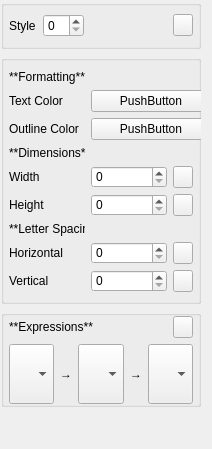
     <widget class="QFrame" name="expressions">
      <property name="sizePolicy">
       <sizepolicy hsizetype="Preferred" vsizetype="Expanding">
        <horstretch>0</horstretch>
        <verstretch>0</verstretch>
       </sizepolicy>
      </property>
      <property name="maximumSize">
       <size>
        <width>200</width>
        <height>16777215</height>
       </size>
      </property>
      <layout class="QVBoxLayout" name="verticalLayout">
       <property name="sizeConstraint">
        <enum>QLayout::SizeConstraint::SetMaximumSize</enum>
       </property>
       <property name="leftMargin">
        <number>1</number>
       </property>
       <property name="topMargin">
        <number>0</number>
       </property>
       <property name="bottomMargin">
        <number>1</number>
       </property>
       <item>
        <widget class="QGroupBox" name="horizontalGroupBox">
         <property name="palette">
          <palette>
           <active/>
           <inactive/>
           <disabled>
            <colorrole role="Highlight">
             <brush brushstyle="SolidPattern">
              <color alpha="150">
               <red>228</red>
               <green>20</green>
               <blue>100</blue>
              </color>
             </brush>
            </colorrole>
           </disabled>
          </palette>
         </property>
         <property name="title">
          <string/>
         </property>
         <property name="flat">
          <bool>false</bool>
         </property>
         <property name="checkable">
          <bool>false</bool>
         </property>
         <layout class="QHBoxLayout" name="exp_index" stretch="0,0,0,0,0">
          <property name="spacing">
           <number>7</number>
          </property>
          <property name="leftMargin">
           <number>5</number>
          </property>
          <property name="topMargin">
           <number>8</number>
          </property>
          <property name="rightMargin">
           <number>5</number>
          </property>
          <item>
           <widget class="QLabel" name="expressionLabel">
            <property name="sizePolicy">
             <sizepolicy hsizetype="Minimum" vsizetype="Preferred">
              <horstretch>0</horstretch>
              <verstretch>0</verstretch>
             </sizepolicy>
            </property>
            <property name="minimumSize">
             <size>
              <width>0</width>
              <height>0</height>
             </size>
            </property>
            <property name="text">
             <string>Style</string>
            </property>
            <property name="alignment">
             <set>Qt::AlignmentFlag::AlignLeading|Qt::AlignmentFlag::AlignLeft|Qt::AlignmentFlag::AlignVCenter</set>
            </property>
           </widget>
          </item>
          <item>
           <widget class="QSpinBox" name="selected_expr">
            <property name="frame">
             <bool>true</bool>
            </property>
            <property name="alignment">
             <set>Qt::AlignmentFlag::AlignLeading|Qt::AlignmentFlag::AlignLeft|Qt::AlignmentFlag::AlignVCenter</set>
            </property>
            <property name="buttonSymbols">
             <enum>QAbstractSpinBox::ButtonSymbols::UpDownArrows</enum>
            </property>
            <property name="correctionMode">
             <enum>QAbstractSpinBox::CorrectionMode::CorrectToPreviousValue</enum>
            </property>
            <property name="prefix">
             <string/>
            </property>
            <property name="value">
             <number>0</number>
            </property>
            <property name="displayIntegerBase">
             <number>10</number>
            </property>
           </widget>
          </item>
          <item>
           <widget class="QLabel" name="num_expressions">
            <property name="sizePolicy">
             <sizepolicy hsizetype="Minimum" vsizetype="Preferred">
              <horstretch>0</horstretch>
              <verstretch>0</verstretch>
             </sizepolicy>
            </property>
            <property name="text">
             <string/>
            </property>
            <property name="alignment">
             <set>Qt::AlignmentFlag::AlignLeading|Qt::AlignmentFlag::AlignLeft|Qt::AlignmentFlag::AlignVCenter</set>
            </property>
           </widget>
          </item>
          <item>
           <spacer name="horizontalSpacer">
            <property name="orientation">
             <enum>Qt::Orientation::Horizontal</enum>
            </property>
            <property name="sizeHint" stdset="0">
             <size>
              <width>40</width>
              <height>20</height>
             </size>
            </property>
           </spacer>
          </item>
          <item>
           <widget class="QPushButton" name="sel_expr_revert">
            <property name="maximumSize">
             <size>
              <width>20</width>
              <height>16777215</height>
             </size>
            </property>
            <property name="text">
             <string/>
            </property>
            <property name="icon">
             <iconset theme="document-revert"/>
            </property>
           </widget>
          </item>
         </layout>
        </widget>
       </item>
       <item>
        <widget class="QGroupBox" name="fields">
         <property name="minimumSize">
          <size>
           <width>0</width>
           <height>0</height>
          </size>
         </property>
         <property name="maximumSize">
          <size>
           <width>200</width>
           <height>16777215</height>
          </size>
         </property>
         <layout class="QGridLayout" name="gridLayout" rowstretch="1,0,0,0,0,0,0,0,0,0">
          <property name="sizeConstraint">
           <enum>QLayout::SizeConstraint::SetMaximumSize</enum>
          </property>
          <property name="leftMargin">
           <number>5</number>
          </property>
          <property name="rightMargin">
           <number>5</number>
          </property>
          <item row="9" column="0">
           <widget class="QLabel" name="label_11">
            <property name="text">
             <string>Vertical</string>
            </property>
           </widget>
          </item>
          <item row="2" column="0">
           <widget class="QLabel" name="label_5">
            <property name="text">
             <string>Text Color</string>
            </property>
           </widget>
          </item>
          <item row="5" column="0">
           <widget class="QLabel" name="label_7">
            <property name="text">
             <string>Width</string>
            </property>
           </widget>
          </item>
          <item row="9" column="1">
           <widget class="QSpinBox" name="expr_vp">
            <property name="styleSheet">
             <string notr="true">QSpinBox {
        padding-top: 0px;
        padding-bottom: 0px;
        margin-top: 0px;
        margin-bottom: 0px;
    }</string>
            </property>
            <property name="maximum">
             <number>255</number>
            </property>
           </widget>
          </item>
          <item row="2" column="2">
           <spacer name="horizontalSpacer_2">
            <property name="orientation">
             <enum>Qt::Orientation::Horizontal</enum>
            </property>
            <property name="sizeHint" stdset="0">
             <size>
              <width>5</width>
              <height>20</height>
             </size>
            </property>
           </spacer>
          </item>
          <item row="6" column="4">
           <widget class="QPushButton" name="height_revert">
            <property name="maximumSize">
             <size>
              <width>20</width>
              <height>16777215</height>
             </size>
            </property>
            <property name="text">
             <string/>
            </property>
            <property name="icon">
             <iconset theme="document-revert"/>
            </property>
           </widget>
          </item>
          <item row="3" column="4">
           <widget class="QPushButton" name="outline_revert">
            <property name="maximumSize">
             <size>
              <width>20</width>
              <height>16777215</height>
             </size>
            </property>
            <property name="text">
             <string/>
            </property>
            <property name="icon">
             <iconset theme="document-revert"/>
            </property>
           </widget>
          </item>
          <item row="6" column="1">
           <widget class="QSpinBox" name="expr_height">
            <property name="styleSheet">
             <string notr="true">QSpinBox {
        padding-top: 0px;
        padding-bottom: 0px;
        margin-top: 0px;
        margin-bottom: 0px;
    }</string>
            </property>
            <property name="maximum">
             <number>255</number>
            </property>
           </widget>
          </item>
          <item row="8" column="1">
           <widget class="QSpinBox" name="expr_hp">
            <property name="styleSheet">
             <string notr="true">QSpinBox {
        padding-top: 0px;
        padding-bottom: 0px;
        margin-top: 0px;
        margin-bottom: 0px;
    }</string>
            </property>
            <property name="maximum">
             <number>255</number>
            </property>
           </widget>
          </item>
          <item row="5" column="1">
           <widget class="QSpinBox" name="expr_width">
            <property name="styleSheet">
             <string notr="true">QSpinBox {
        padding-top: 0px;
        padding-bottom: 0px;
        margin-top: 0px;
        margin-bottom: 0px;
    }</string>
            </property>
            <property name="maximum">
             <number>255</number>
            </property>
           </widget>
          </item>
          <item row="0" column="0">
           <widget class="QLabel" name="label_8">
            <property name="sizePolicy">
             <sizepolicy hsizetype="Fixed" vsizetype="Fixed">
              <horstretch>0</horstretch>
              <verstretch>0</verstretch>
             </sizepolicy>
            </property>
            <property name="frameShape">
             <enum>QFrame::Shape::NoFrame</enum>
            </property>
            <property name="text">
             <string>**Formatting**</string>
            </property>
            <property name="textFormat">
             <enum>Qt::TextFormat::MarkdownText</enum>
            </property>
           </widget>
          </item>
          <item row="2" column="4">
           <widget class="QPushButton" name="color_revert">
            <property name="maximumSize">
             <size>
              <width>20</width>
              <height>16777215</height>
             </size>
            </property>
            <property name="text">
             <string/>
            </property>
            <property name="icon">
             <iconset theme="document-revert"/>
            </property>
           </widget>
          </item>
          <item row="5" column="4">
           <widget class="QPushButton" name="width_revert">
            <property name="maximumSize">
             <size>
              <width>20</width>
              <height>16777215</height>
             </size>
            </property>
            <property name="text">
             <string/>
            </property>
            <property name="icon">
             <iconset theme="document-revert"/>
            </property>
           </widget>
          </item>
          <item row="6" column="0">
           <widget class="QLabel" name="label_9">
            <property name="text">
             <string>Height</string>
            </property>
           </widget>
          </item>
          <item row="2" column="1">
           <widget class="ColorButton" name="expr_color">
            <property name="sizePolicy">
             <sizepolicy hsizetype="MinimumExpanding" vsizetype="Fixed">
              <horstretch>0</horstretch>
              <verstretch>0</verstretch>
             </sizepolicy>
            </property>
            <property name="minimumSize">
             <size>
              <width>120</width>
              <height>0</height>
             </size>
            </property>
            <property name="maximumSize">
             <size>
              <width>120</width>
              <height>16777215</height>
             </size>
            </property>
            <property name="baseSize">
             <size>
              <width>0</width>
              <height>0</height>
             </size>
            </property>
            <property name="text">
             <string>PushButton</string>
            </property>
            <property name="checkable">
             <bool>false</bool>
            </property>
            <property name="checked">
             <bool>false</bool>
            </property>
            <property name="autoRepeat">
             <bool>false</bool>
            </property>
            <property name="autoDefault">
             <bool>false</bool>
            </property>
           </widget>
          </item>
          <item row="3" column="0">
           <widget class="QLabel" name="label_6">
            <property name="text">
             <string>Outline Color</string>
            </property>
           </widget>
          </item>
          <item row="7" column="0">
           <widget class="QLabel" name="label_13">
            <property name="sizePolicy">
             <sizepolicy hsizetype="Fixed" vsizetype="Fixed">
              <horstretch>0</horstretch>
              <verstretch>0</verstretch>
             </sizepolicy>
            </property>
            <property name="text">
             <string>**Letter Spacing**</string>
            </property>
            <property name="textFormat">
             <enum>Qt::TextFormat::MarkdownText</enum>
            </property>
           </widget>
          </item>
          <item row="8" column="4">
           <widget class="QPushButton" name="hp_revert">
            <property name="maximumSize">
             <size>
              <width>20</width>
              <height>16777215</height>
             </size>
            </property>
            <property name="text">
             <string/>
            </property>
            <property name="icon">
             <iconset theme="document-revert"/>
            </property>
           </widget>
          </item>
          <item row="4" column="0">
           <widget class="QLabel" name="label_12">
            <property name="sizePolicy">
             <sizepolicy hsizetype="Fixed" vsizetype="Fixed">
              <horstretch>0</horstretch>
              <verstretch>0</verstretch>
             </sizepolicy>
            </property>
            <property name="frameShape">
             <enum>QFrame::Shape::NoFrame</enum>
            </property>
            <property name="frameShadow">
             <enum>QFrame::Shadow::Plain</enum>
            </property>
            <property name="text">
             <string>**Dimensions**</string>
            </property>
            <property name="textFormat">
             <enum>Qt::TextFormat::MarkdownText</enum>
            </property>
           </widget>
          </item>
          <item row="8" column="0">
           <widget class="QLabel" name="label_10">
            <property name="text">
             <string>Horizontal</string>
            </property>
           </widget>
          </item>
          <item row="3" column="1">
           <widget class="ColorButton" name="expr_outline">
            <property name="sizePolicy">
             <sizepolicy hsizetype="MinimumExpanding" vsizetype="Fixed">
              <horstretch>0</horstretch>
              <verstretch>0</verstretch>
             </sizepolicy>
            </property>
            <property name="minimumSize">
             <size>
              <width>120</width>
              <height>0</height>
             </size>
            </property>
            <property name="maximumSize">
             <size>
              <width>120</width>
              <height>16777215</height>
             </size>
            </property>
            <property name="baseSize">
             <size>
              <width>0</width>
              <height>0</height>
             </size>
            </property>
            <property name="text">
             <string>PushButton</string>
            </property>
            <property name="checkable">
             <bool>false</bool>
            </property>
            <property name="checked">
             <bool>false</bool>
            </property>
           </widget>
          </item>
          <item row="3" column="3">
           <spacer name="horizontalSpacer_3">
            <property name="orientation">
             <enum>Qt::Orientation::Horizontal</enum>
            </property>
            <property name="sizeHint" stdset="0">
             <size>
              <width>5</width>
              <height>20</height>
             </size>
            </property>
           </spacer>
          </item>
          <item row="9" column="4">
           <widget class="QToolButton" name="vp_revert">
            <property name="maximumSize">
             <size>
              <width>20</width>
              <height>16777215</height>
             </size>
            </property>
            <property name="text">
             <string/>
            </property>
            <property name="icon">
             <iconset theme="document-revert"/>
            </property>
           </widget>
          </item>
         </layout>
        </widget>
       </item>
       <item>
        <widget class="QGroupBox" name="states_2">
         <property name="sizePolicy">
          <sizepolicy hsizetype="Maximum" vsizetype="Preferred">
           <horstretch>0</horstretch>
           <verstretch>0</verstretch>
          </sizepolicy>
         </property>
         <property name="maximumSize">
          <size>
           <width>200</width>
           <height>16777215</height>
          </size>
         </property>
         <layout class="QVBoxLayout" name="verticalLayout_8">
          <property name="sizeConstraint">
           <enum>QLayout::SizeConstraint::SetMaximumSize</enum>
          </property>
          <property name="leftMargin">
           <number>5</number>
          </property>
          <property name="topMargin">
           <number>0</number>
          </property>
          <property name="rightMargin">
           <number>5</number>
          </property>
          <property name="bottomMargin">
           <number>0</number>
          </property>
          <item>
           <layout class="QHBoxLayout" name="horizontalLayout_5">
            <property name="topMargin">
             <number>0</number>
            </property>
            <item>
             <widget class="QLabel" name="label_16">
              <property name="sizePolicy">
               <sizepolicy hsizetype="Fixed" vsizetype="Fixed">
                <horstretch>0</horstretch>
                <verstretch>0</verstretch>
               </sizepolicy>
              </property>
              <property name="text">
               <string>**Expressions**</string>
              </property>
              <property name="textFormat">
               <enum>Qt::TextFormat::MarkdownText</enum>
              </property>
             </widget>
            </item>
            <item>
             <spacer name="horizontalSpacer_4">
              <property name="orientation">
               <enum>Qt::Orientation::Horizontal</enum>
              </property>
              <property name="sizeHint" stdset="0">
               <size>
                <width>40</width>
                <height>0</height>
               </size>
              </property>
             </spacer>
            </item>
            <item>
             <widget class="QPushButton" name="expr_phil_revert">
              <property name="maximumSize">
               <size>
                <width>20</width>
                <height>16777215</height>
               </size>
              </property>
              <property name="text">
               <string/>
              </property>
              <property name="icon">
               <iconset theme="document-revert"/>
              </property>
             </widget>
            </item>
           </layout>
          </item>
          <item>
           <layout class="QHBoxLayout" name="horizontalLayout_3">
            <property name="topMargin">
             <number>0</number>
            </property>
            <item>
             <widget class="QComboBox" name="start_expr">
              <property name="sizePolicy">
               <sizepolicy hsizetype="Expanding" vsizetype="Fixed">
                <horstretch>0</horstretch>
                <verstretch>0</verstretch>
               </sizepolicy>
              </property>
              <property name="minimumSize">
               <size>
                <width>28</width>
                <height>60</height>
               </size>
              </property>
              <property name="editable">
               <bool>false</bool>
              </property>
              <property name="currentText">
               <string/>
              </property>
              <property name="maxVisibleItems">
               <number>10</number>
              </property>
              <property name="maxCount">
               <number>6</number>
              </property>
              <property name="iconSize">
               <size>
                <width>40</width>
                <height>64</height>
               </size>
              </property>
              <item>
               <property name="text">
                <string/>
               </property>
               <property name="icon">
                <iconset resource="xmsg_resources.qrc">
                 <normaloff>:/icons/Talking/Neutral.PNG</normaloff>:/icons/Talking/Neutral.PNG</iconset>
               </property>
              </item>
              <item>
               <property name="text">
                <string/>
               </property>
               <property name="icon">
                <iconset resource="xmsg_resources.qrc">
                 <normaloff>:/icons/Start⁄End/Laughing.PNG</normaloff>:/icons/Start⁄End/Laughing.PNG</iconset>
               </property>
              </item>
              <item>
               <property name="text">
                <string/>
               </property>
               <property name="icon">
                <iconset resource="xmsg_resources.qrc">
                 <normaloff>:/icons/Start⁄End/Startled.PNG</normaloff>:/icons/Start⁄End/Startled.PNG</iconset>
               </property>
              </item>
              <item>
               <property name="text">
                <string/>
               </property>
               <property name="icon">
                <iconset resource="xmsg_resources.qrc">
                 <normaloff>:/icons/Start⁄End/Crying.PNG</normaloff>:/icons/Start⁄End/Crying.PNG</iconset>
               </property>
              </item>
              <item>
               <property name="text">
                <string/>
               </property>
               <property name="icon">
                <iconset resource="xmsg_resources.qrc">
                 <normaloff>:/icons/Start⁄End/Excited.PNG</normaloff>:/icons/Start⁄End/Excited.PNG</iconset>
               </property>
              </item>
              <item>
               <property name="text">
                <string/>
               </property>
               <property name="icon">
                <iconset resource="xmsg_resources.qrc">
                 <normaloff>:/icons/Start⁄End/Clapping.PNG</normaloff>:/icons/Start⁄End/Clapping.PNG</iconset>
               </property>
              </item>
             </widget>
            </item>
            <item>
             <widget class="QLabel" name="label_15">
              <property name="text">
               <string>→</string>
              </property>
             </widget>
            </item>
            <item>
             <widget class="QComboBox" name="middle_expr">
              <property name="sizePolicy">
               <sizepolicy hsizetype="Expanding" vsizetype="Fixed">
                <horstretch>0</horstretch>
                <verstretch>0</verstretch>
               </sizepolicy>
              </property>
              <property name="minimumSize">
               <size>
                <width>28</width>
                <height>60</height>
               </size>
              </property>
              <property name="iconSize">
               <size>
                <width>40</width>
                <height>64</height>
               </size>
              </property>
              <item>
               <property name="text">
                <string/>
               </property>
               <property name="icon">
                <iconset resource="xmsg_resources.qrc">
                 <normaloff>:/icons/Talking/Neutral.PNG</normaloff>:/icons/Talking/Neutral.PNG</iconset>
               </property>
              </item>
              <item>
               <property name="text">
                <string/>
               </property>
               <property name="icon">
                <iconset resource="xmsg_resources.qrc">
                 <normaloff>:/icons/Talking/Happy.PNG</normaloff>:/icons/Talking/Happy.PNG</iconset>
               </property>
              </item>
              <item>
               <property name="text">
                <string/>
               </property>
               <property name="icon">
                <iconset resource="xmsg_resources.qrc">
                 <normaloff>:/icons/Talking/Surprised.PNG</normaloff>:/icons/Talking/Surprised.PNG</iconset>
               </property>
              </item>
              <item>
               <property name="text">
                <string/>
               </property>
               <property name="icon">
                <iconset resource="xmsg_resources.qrc">
                 <normaloff>:/icons/Talking/Sad.PNG</normaloff>:/icons/Talking/Sad.PNG</iconset>
               </property>
              </item>
              <item>
               <property name="text">
                <string/>
               </property>
               <property name="icon">
                <iconset resource="xmsg_resources.qrc">
                 <normaloff>:/icons/Talking/Angry.PNG</normaloff>:/icons/Talking/Angry.PNG</iconset>
               </property>
              </item>
              <item>
               <property name="text">
                <string/>
               </property>
               <property name="icon">
                <iconset resource="xmsg_resources.qrc">
                 <normaloff>:/icons/Talking/Threatening.PNG</normaloff>:/icons/Talking/Threatening.PNG</iconset>
               </property>
              </item>
             </widget>
            </item>
            <item>
             <widget class="QLabel" name="label_14">
              <property name="text">
               <string>→</string>
              </property>
             </widget>
            </item>
            <item>
             <widget class="QComboBox" name="end_expr">
              <property name="sizePolicy">
               <sizepolicy hsizetype="Expanding" vsizetype="Fixed">
                <horstretch>0</horstretch>
                <verstretch>0</verstretch>
               </sizepolicy>
              </property>
              <property name="minimumSize">
               <size>
                <width>28</width>
                <height>60</height>
               </size>
              </property>
              <property name="iconSize">
               <size>
                <width>40</width>
                <height>64</height>
               </size>
              </property>
              <item>
               <property name="text">
                <string/>
               </property>
               <property name="icon">
                <iconset resource="xmsg_resources.qrc">
                 <normaloff>:/icons/Talking/Neutral.PNG</normaloff>:/icons/Talking/Neutral.PNG</iconset>
               </property>
              </item>
              <item>
               <property name="text">
                <string/>
               </property>
               <property name="icon">
                <iconset resource="xmsg_resources.qrc">
                 <normaloff>:/icons/Start⁄End/Laughing.PNG</normaloff>:/icons/Start⁄End/Laughing.PNG</iconset>
               </property>
              </item>
              <item>
               <property name="text">
                <string/>
               </property>
               <property name="icon">
                <iconset resource="xmsg_resources.qrc">
                 <normaloff>:/icons/Start⁄End/Startled.PNG</normaloff>:/icons/Start⁄End/Startled.PNG</iconset>
               </property>
              </item>
              <item>
               <property name="text">
                <string/>
               </property>
               <property name="icon">
                <iconset resource="xmsg_resources.qrc">
                 <normaloff>:/icons/Start⁄End/Crying.PNG</normaloff>:/icons/Start⁄End/Crying.PNG</iconset>
               </property>
              </item>
              <item>
               <property name="text">
                <string/>
               </property>
               <property name="icon">
                <iconset resource="xmsg_resources.qrc">
                 <normaloff>:/icons/Start⁄End/Excited.PNG</normaloff>:/icons/Start⁄End/Excited.PNG</iconset>
               </property>
              </item>
              <item>
               <property name="text">
                <string/>
               </property>
               <property name="icon">
                <iconset resource="xmsg_resources.qrc">
                 <normaloff>:/icons/Start⁄End/Clapping.PNG</normaloff>:/icons/Start⁄End/Clapping.PNG</iconset>
               </property>
              </item>
             </widget>
            </item>
           </layout>
          </item>
         </layout>
        </widget>
       </item>
       <item>
        <spacer name="verticalSpacer">
         <property name="orientation">
          <enum>Qt::Orientation::Vertical</enum>
         </property>
         <property name="sizeHint" stdset="0">
          <size>
           <width>20</width>
           <height>40</height>
          </size>
         </property>
        </spacer>
       </item>
      </layout>
     </widget>
